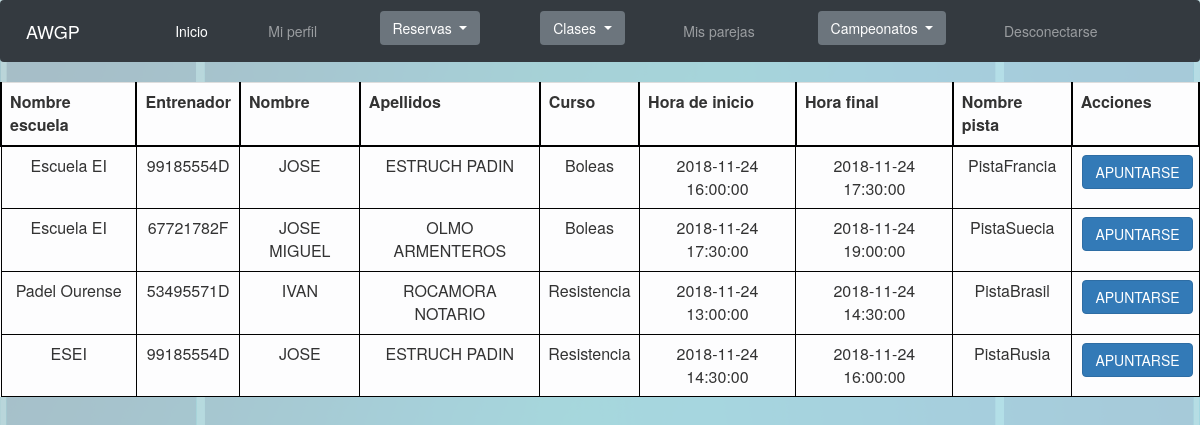
/Controllers/Controller_Clase.php?submit=APUNTARSE (signed in), run on the app's committed database.
### tables this page shows
CREATE TABLE IF NOT EXISTS `Clase` (
  `Clase` INT NOT NULL AUTO_INCREMENT,
  `Reserva_Reserva` INT NOT NULL,
  `codigoEscuela` INT NOT NULL,
  `Entrenador` VARCHAR(9) NOT NULL,
  `Curso` VARCHAR(45) NOT NULL,
  `Particulares` BOOLEAN DEFAULT FALSE,
  PRIMARY KEY (`Clase`),
  INDEX `fk_Clase_Reserva1_idx` (`Reserva_Reserva` ASC),
  INDEX `fk_Clase_Escuela1_idx` (`codigoEscuela` ASC),
  INDEX `fk_Clase_Deportista1_idx` (`Entrenador` ASC),
  CONSTRAINT `fk_Clase_Reserva1`
    FOREIGN KEY (`Reserva_Reserva`)
    REFERENCES `Reserva` (`Reserva`)
    ON DELETE CASCADE
    ON UPDATE CASCADE,
  CONSTRAINT `fk_Clase_Escuela1`
    FOREIGN KEY (`codigoEscuela`)
    REFERENCES `Escuela` (`codigoEscuela`)
    ON DELETE CASCADE
    ON UPDATE CASCADE,
  CONSTRAINT `fk_Clase_Deportista1`
    FOREIGN KEY (`Entrenador`)
    REFERENCES `Deportista` (`DNI`)
    ON DELETE CASCADE
    ON UPDATE CASCADE);

CREATE TABLE IF NOT EXISTS `Escuela` (
  `codigoEscuela` INT NOT NULL AUTO_INCREMENT,
  `nombreEscuela` VARCHAR(45) NULL,
  PRIMARY KEY (`codigoEscuela`));

CREATE TABLE IF NOT EXISTS `Deportista` (
  `DNI` VARCHAR(9) NOT NULL,
  `Edad` INT NULL,
  `Nombre` VARCHAR(45) NULL,
  `Apellidos` VARCHAR(45) NULL,
  `Sexo` VARCHAR(6) NULL,
  `Contrasenha` VARCHAR(128) NOT NULL,
  `Cuota_Socio` INT NULL,
  `rolAdmin` TINYINT NULL,
  `rolEntrenador` TINYINT NULL,
  PRIMARY KEY (`DNI`));

### Modelos/Clase.php (called while the page is built, shortened)
<?php
class Clase{
	var $mysqli;
	function __construct($Clase, $Reserva_Reserva, $codigoEscuela, $Entrenador, $Curso, $Particulares){
		include_once '../Functions/ConectarBD.php';
		$this->mysqli = ConectarBD();
	}
	function CLASESNOAPUNTADO($DNI){
		$sql = $this->mysqli->prepare("	SELECT 	clase.Clase as codClase, escuela.nombreEscuela, clase.Entrenador, Deportista.Nombre, Deportista.Apellidos, clase.Curso, clase.Particulares,
												horario.HoraInicio, horario.HoraFin, pista.nombre, (SELECT COUNT(*) FROM deportista_inscrito_clase WHERE clase = codClase) as Apuntados
										FROM clase, escuela, reserva, pista_tiene_horario, horario, pista, Deportista
										WHERE 	Clase.clase NOT IN (SELECT DISTINCT CLASE FROM Deportista_inscrito_clase WHERE Deportista_inscrito_clase.DNI_Deportista = ?)
												AND clase.Reserva_Reserva = reserva.Reserva AND reserva.codigoPistayHorario = pista_tiene_horario.codigoPistayHorario
												AND pista_tiene_horario.Horario_Horario = horario.Horario AND clase.Entrenador = Deportista.DNI
												AND pista_tiene_horario.Pista_codigoPista = pista.codigoPista AND clase.codigoEscuela = escuela.codigoEscuela
										ORDER BY Curso");
		$sql->bind_param("s", $DNI);
		$sql->execute();
		$resultado = $sql->get_result();
		if(!$resultado){
			return 'No se ha podido conectar con la BD';
		}else if($resultado->num_rows == 0){
			return 'No hay clases disponibles';
		}else{
			return $resultado;
		}
	}
}
?>

### Functions/ConectarBD.php (called while the page is built, shortened)
<?php
function ConectarBD()
	{
	    $mysqli = new mysqli("localhost", "AWGPusr", "AWGPass", "awgp");
		return $mysqli;
	}
?>

### Views/Clase/Clase_SHOWALLFOR.php (the view, shortened to what this page needs)
<?php
class Clase_SHOWALLFOR{
	var $showApuntarse = false;
	var $controlador;
	var $acciones = 'Acciones';
	var $resultado;
	var $camposAMostrar;
	function __construct($respuesta, $apuntarse){
		$this->controlador = 'Controller_Clase.php';
		$this->resultado = $respuesta;
		$this->camposAMostrar = array("nombreEscuela", "Entrenador", "Nombre", "Apellidos", "Curso", "HoraInicio", "HoraFin", "codigoPista", "nombre");
		$this->campos = array(	"nombreEscuela" => "Nombre escuela", "Entrenador" => "Entrenador", "Curso" => "Curso", "HoraInicio" => "Hora de inicio", "HoraFin" => "Hora final",
								"codigoPista" => "Pista", "nombre" => "Nombre pista", "Nombre" => "Nombre", "Apellidos" => "Apellidos");
		$this->showApuntarse = $apuntarse;
		$this->toString();
	}
	function botonesOpcion(){
		if($this->showApuntarse){
			echo "<input class='btn btn-primary' type='submit' name='submit' value='APUNTARSE'/>";
		}
	}
	function toString(){
		include '../Views/base/header.php';
		echo '<table class="table table-light">';
			echo '<tr class="fila">';
				while($tituloColumna = $this->resultado->fetch_field()){
					if(in_array($tituloColumna->name, $this->camposAMostrar)){
						echo '<th class="tituloColumna">';
							echo $this->campos[$tituloColumna->name];
						echo '</th>';
					}
				}
				echo '<th class="tituloColumna">';
				echo $this->acciones;
				echo '</th>';
			echo '</tr>';
			$num = 0;
			while($fila = $this->resultado->fetch_row()){
				if($this->showApuntarse && ($fila[6] == 0 && $fila[10] < 4) || ($fila[6] == 1 && $fila[10] < 3)){
					echo "<form id='formularioOpcion"; echo $num; echo "' method='POST' action='"; echo $this->controlador; echo "'>";
					echo '<tr class="fila">';
					for($i = 0; $i < sizeof($fila); $i++){
						$name = $this->resultado->fetch_fields()[$i]->name;
						if(in_array($name, $this->camposAMostrar)){
							echo '<td class="celda">';
							echo $fila[$i];
							echo '</td>';
						}else{
							echo "<input type='hidden' name='"; echo $name; echo "' value=\""; echo $fila[$i]; echo "\">";
						}
					}
					echo '<td class="celda">';
						$this->botonesOpcion();
					echo '</td>';
					echo '</tr>';
					echo '</form>';
					$num++;
				}else if($this->showApuntarse == false){
					echo "<form id='formularioOpcion"; echo $num; echo "' method='POST' action='"; echo $this->controlador; echo "'>";
					echo '<tr class="fila">';
					for($i = 0; $i < sizeof($fila); $i++){
						$name = $this->resultado->fetch_fields()[$i]->name;
						if(in_array($name, $this->camposAMostrar)){
							echo '<td class="celda">';
							echo "<input type='hidden' name='"; echo $name; echo "' value=\""; echo $fila[$i]; echo "\">";
							echo $fila[$i];
							echo '</td>';
						}else{
							echo "<input type='hidden' name='"; echo $name; echo "' value=\""; echo $fila[$i]; echo "\">";
						}
					}
					echo '<td class="celda">';
						$this->botonesOpcion();
					echo '</td>';
					echo '</tr>';
					echo '</form>';
					$num++;
				}
			}
		echo '</table>';
		include '../Views/base/footer.php';
	}
}
?>

### css/style.css (style rules this page uses)
.btn { margin-left: 2%; margin-right: 2%; }
html { font: Arial; }
body { background-image: url(../img/padel.png); background-size: contain; }
th { text-align: center; }
.tituloColumna { border-top: 2px solid black; border-right: 2px solid black; border-left: 2px solid black; border-bottom: 2px solid black; }
.celda { text-align: center; border: 1px solid black; padding-top: 3; padding-bottom: 3; padding-left: 10; padding-right: 10; }

### data on the page
clase: codigoEscuela.nombreEscuela "Escuela EI", Entrenador "99185554D", Entrenador.Nombre "JOSE", Entrenador.Apellidos "ESTRUCH PADIN", Curso "Boleas", i "2018-11-24 16:00:00", i "2018-11-24 17:30:00", i "PistaFrancia"
clase: codigoEscuela.nombreEscuela "Escuela EI", Entrenador "67721782F", Entrenador.Nombre "JOSE MIGUEL", Entrenador.Apellidos "OLMO ARMENTEROS", Curso "Boleas", i "2018-11-24 17:30:00", i "2018-11-24 19:00:00", i "PistaSuecia"
clase: codigoEscuela.nombreEscuela "Padel Ourense", Entrenador "53495571D", Entrenador.Nombre "IVAN", Entrenador.Apellidos "ROCAMORA NOTARIO", Curso "Resistencia", i "2018-11-24 13:00:00", i "2018-11-24 14:30:00", i "PistaBrasil"
clase: codigoEscuela.nombreEscuela "ESEI", Entrenador "99185554D", Entrenador.Nombre "JOSE", Entrenador.Apellidos "ESTRUCH PADIN", Curso "Resistencia", i "2018-11-24 14:30:00", i "2018-11-24 16:00:00", i "PistaRusia"

### other printed values
$this->campos[$tituloColumna->name] "Nombre escuela"
$this->campos[$tituloColumna->name] "Entrenador"
$this->campos[$tituloColumna->name] "Nombre"
$this->campos[$tituloColumna->name] "Apellidos"
$this->campos[$tituloColumna->name] "Curso"
$this->campos[$tituloColumna->name] "Hora de inicio"
$this->campos[$tituloColumna->name] "Hora final"
$this->campos[$tituloColumna->name] "Nombre pista"
$this->acciones "Acciones"
